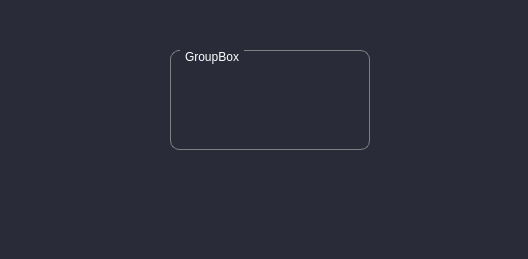
<?xml version="1.0" encoding="UTF-8"?>
<ui version="4.0">
 <class>MainWindow</class>
 <widget class="QMainWindow" name="MainWindow">
  <property name="geometry">
   <rect>
    <x>0</x>
    <y>0</y>
    <width>528</width>
    <height>259</height>
   </rect>
  </property>
  <property name="windowTitle">
   <string>MainWindow</string>
  </property>
  <property name="styleSheet">
   <string notr="true">*{background-color: rgb(41, 43, 56);}

/*GROUP BOX*/
QGroupBox {
	background-color: rgb(41, 43, 56);
    border: 1px solid gray;
    border-radius: 9px;
    margin-top: 0.5em;
	color: white;
}

QGroupBox::title {
    subcontrol-origin: margin;
    left: 10px;
    padding: 0 3px 0 3px;
}

</string>
  </property>
  <widget class="QWidget" name="centralwidget">
   <widget class="QGroupBox" name="groupBox">
    <property name="geometry">
     <rect>
      <x>170</x>
      <y>50</y>
      <width>200</width>
      <height>100</height>
     </rect>
    </property>
    <property name="title">
     <string>GroupBox</string>
    </property>
   </widget>
  </widget>
  <widget class="QMenuBar" name="menubar">
   <property name="geometry">
    <rect>
     <x>0</x>
     <y>0</y>
     <width>528</width>
     <height>22</height>
    </rect>
   </property>
  </widget>
  <widget class="QStatusBar" name="statusbar"/>
 </widget>
 <resources/>
 <connections/>
</ui>
